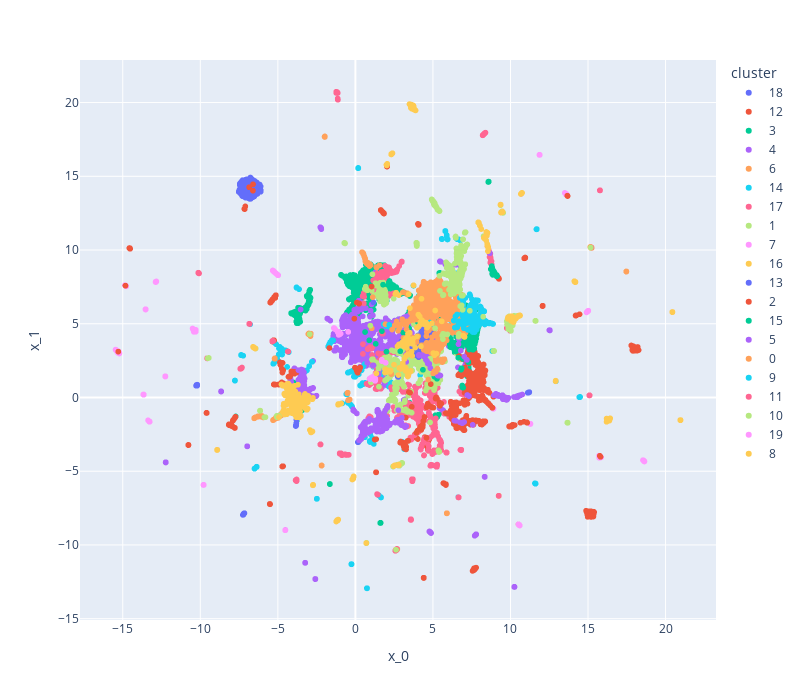

The notebook cell saved with this chart:
### Code cell
from src.tools.vis_utils import plot_clusters
embedding = reduce_umap(y_df.drop(columns="cluster"), n_components=2, n_neighbors=10, metric="cosine")[0]
embedding["cluster"] = y_df["cluster"]
plot_clusters(embedding)

### Figure 1 — Plotly figure (JSON) as saved in the notebook; plotly's stock layout.template omitted (floating-point values rounded to 4 significant figures; data arrays with more than 128 entries replaced by an {"elided": "..."} marker saying what was removed)
{"data": [{"hovertemplate": "cluster=18<br>x_0=%{x}<br>x_1=%{y}<extra></extra>", "legendgroup": "18", "marker": {"color": "#636efa", "symbol": "circle"}, "mode": "markers", "name": "18", "showlegend": true, "type": "scattergl", "x": {"elided": "1210 float values"}, "xaxis": "x", "y": {"elided": "1210 float values"}, "yaxis": "y"}, {"hovertemplate": "cluster=12<br>x_0=%{x}<br>x_1=%{y}<extra></extra>", "legendgroup": "12", "marker": {"color": "#EF553B", "symbol": "circle"}, "mode": "markers", "name": "12", "showlegend": true, "type": "scattergl", "x": {"elided": "722 float values"}, "xaxis": "x", "y": {"elided": "722 float values"}, "yaxis": "y"}, {"hovertemplate": "cluster=3<br>x_0=%{x}<br>x_1=%{y}<extra></extra>", "legendgroup": "3", "marker": {"color": "#00cc96", "symbol": "circle"}, "mode": "markers", "name": "3", "showlegend": true, "type": "scattergl", "x": {"elided": "1186 float values"}, "xaxis": "x", "y": {"elided": "1186 float values"}, "yaxis": "y"}, {"hovertemplate": "cluster=4<br>x_0=%{x}<br>x_1=%{y}<extra></extra>", "legendgroup": "4", "marker": {"color": "#ab63fa", "symbol": "circle"}, "mode": "markers", "name": "4", "showlegend": true, "type": "scattergl", "x": {"elided": "1715 float values"}, "xaxis": "x", "y": {"elided": "1715 float values"}, "yaxis": "y"}, {"hovertemplate": "cluster=6<br>x_0=%{x}<br>x_1=%{y}<extra></extra>", "legendgroup": "6", "marker": {"color": "#FFA15A", "symbol": "circle"}, "mode": "markers", "name": "6", "showlegend": true, "type": "scattergl", "x": {"elided": "259 float values"}, "xaxis": "x", "y": {"elided": "259 float values"}, "yaxis": "y"}, {"hovertemplate": "cluster=14<br>x_0=%{x}<br>x_1=%{y}<extra></extra>", "legendgroup": "14", "marker": {"color": "#19d3f3", "symbol": "circle"}, "mode": "markers", "name": "14", "showlegend": true, "type": "scattergl", "x": {"elided": "462 float values"}, "xaxis": "x", "y": {"elided": "462 float values"}, "yaxis": "y"}, {"hovertemplate": "cluster=17<br>x_0=%{x}<br>x_1=%{y}<extra></extra>", "legendgroup": "17", "marker": {"color": "#FF6692", "symbol": "circle"}, "mode": "markers", "name": "17", "showlegend": true, "type": "scattergl", "x": {"elided": "1324 float values"}, "xaxis": "x", "y": {"elided": "1324 float values"}, "yaxis": "y"}, {"hovertemplate": "cluster=1<br>x_0=%{x}<br>x_1=%{y}<extra></extra>", "legendgroup": "1", "marker": {"color": "#B6E880", "symbol": "circle"}, "mode": "markers", "name": "1", "showlegend": true, "type": "scattergl", "x": {"elided": "1251 float values"}, "xaxis": "x", "y": {"elided": "1251 float values"}, "yaxis": "y"}, {"hovertemplate": "cluster=7<br>x_0=%{x}<br>x_1=%{y}<extra></extra>", "legendgroup": "7", "marker": {"color": "#FF97FF", "symbol": "circle"}, "mode": "markers", "name": "7", "showlegend": true, "type": "scattergl", "x": {"elided": "589 float values"}, "xaxis": "x", "y": {"elided": "589 float values"}, "yaxis": "y"}, {"hovertemplate": "cluster=16<br>x_0=%{x}<br>x_1=%{y}<extra></extra>", "legendgroup": "16", "marker": {"color": "#FECB52", "symbol": "circle"}, "mode": "markers", "name": "16", "showlegend": true, "type": "scattergl", "x": {"elided": "468 float values"}, "xaxis": "x", "y": {"elided": "468 float values"}, "yaxis": "y"}, {"hovertemplate": "cluster=13<br>x_0=%{x}<br>x_1=%{y}<extra></extra>", "legendgroup": "13", "marker": {"color": "#636efa", "symbol": "circle"}, "mode": "markers", "name": "13", "showlegend": true, "type": "scattergl", "x": {"elided": "496 float values"}, "xaxis": "x", "y": {"elided": "496 float values"}, "yaxis": "y"}, {"hovertemplate": "cluster=2<br>x_0=%{x}<br>x_1=%{y}<extra></extra>", "legendgroup": "2", "marker": {"color": "#EF553B", "symbol": "circle"}, "mode": "markers", "name": "2", "showlegend": true, "type": "scattergl", "x": {"elided": "1448 float values"}, "xaxis": "x", "y": {"elided": "1448 float values"}, "yaxis": "y"}, {"hovertemplate": "cluster=15<br>x_0=%{x}<br>x_1=%{y}<extra></extra>", "legendgroup": "15", "marker": {"color": "#00cc96", "symbol": "circle"}, "mode": "markers", "name": "15", "showlegend": true, "type": "scattergl", "x": {"elided": "430 float values"}, "xaxis": "x", "y": {"elided": "430 float values"}, "yaxis": "y"}, {"hovertemplate": "cluster=5<br>x_0=%{x}<br>x_1=%{y}<extra></extra>", "legendgroup": "5", "marker": {"color": "#ab63fa", "symbol": "circle"}, "mode": "markers", "name": "5", "showlegend": true, "type": "scattergl", "x": {"elided": "690 float values"}, "xaxis": "x", "y": {"elided": "690 float values"}, "yaxis": "y"}, {"hovertemplate": "cluster=0<br>x_0=%{x}<br>x_1=%{y}<extra></extra>", "legendgroup": "0", "marker": {"color": "#FFA15A", "symbol": "circle"}, "mode": "markers", "name": "0", "showlegend": true, "type": "scattergl", "x": {"elided": "1759 float values"}, "xaxis": "x", "y": {"elided": "1759 float values"}, "yaxis": "y"}, {"hovertemplate": "cluster=9<br>x_0=%{x}<br>x_1=%{y}<extra></extra>", "legendgroup": "9", "marker": {"color": "#19d3f3", "symbol": "circle"}, "mode": "markers", "name": "9", "showlegend": true, "type": "scattergl", "x": {"elided": "390 float values"}, "xaxis": "x", "y": {"elided": "390 float values"}, "yaxis": "y"}, {"hovertemplate": "cluster=11<br>x_0=%{x}<br>x_1=%{y}<extra></extra>", "legendgroup": "11", "marker": {"color": "#FF6692", "symbol": "circle"}, "mode": "markers", "name": "11", "showlegend": true, "type": "scattergl", "x": {"elided": "211 float values"}, "xaxis": "x", "y": {"elided": "211 float values"}, "yaxis": "y"}, {"hovertemplate": "cluster=10<br>x_0=%{x}<br>x_1=%{y}<extra></extra>", "legendgroup": "10", "marker": {"color": "#B6E880", "symbol": "circle"}, "mode": "markers", "name": "10", "showlegend": true, "type": "scattergl", "x": {"elided": "453 float values"}, "xaxis": "x", "y": {"elided": "453 float values"}, "yaxis": "y"}, {"hovertemplate": "cluster=19<br>x_0=%{x}<br>x_1=%{y}<extra></extra>", "legendgroup": "19", "marker": {"color": "#FF97FF", "symbol": "circle"}, "mode": "markers", "name": "19", "showlegend": true, "type": "scattergl", "x": {"elided": "252 float values"}, "xaxis": "x", "y": {"elided": "252 float values"}, "yaxis": "y"}, {"hovertemplate": "cluster=8<br>x_0=%{x}<br>x_1=%{y}<extra></extra>", "legendgroup": "8", "marker": {"color": "#FECB52", "symbol": "circle"}, "mode": "markers", "name": "8", "showlegend": true, "type": "scattergl", "x": {"elided": "779 float values"}, "xaxis": "x", "y": {"elided": "779 float values"}, "yaxis": "y"}], "layout": {"height": 700, "legend": {"title": {"text": "cluster"}, "tracegroupgap": 0}, "margin": {"t": 60}, "width": 800, "xaxis": {"anchor": "y", "domain": [0, 1], "title": {"text": "x_0"}}, "yaxis": {"anchor": "x", "domain": [0, 1], "title": {"text": "x_1"}}}}
